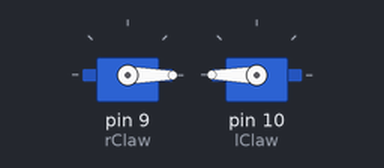
This sketch was run on a simulated Arduino Uno, built with avr-gcc and run on an emulated ATmega328P. Parts: 2 × servo.

Above: at 0.05 s.
At 4.65 s:
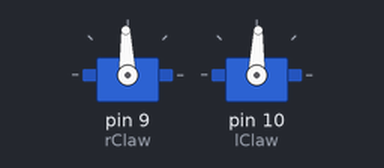
At 9.25 s:
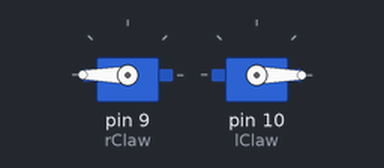
At 18.55 s:
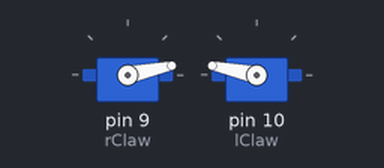
Timing chart, 0 to 24.9 s (numbered marks = the images above):
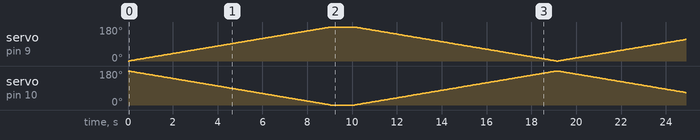

The sketch:

servostuff.ino
```cpp
#include <Servo.h>

Servo rClaw;
Servo lClaw;

void setup() {
  // put your setup code here, to run once:
  rClaw.attach(9);
  lClaw.attach(10);

}

void loop() {
  // put your main code here, to run repeatedly:
  for (int i = 0; i <= 180; i++) {
    rClaw.write(i);
    lClaw.write(180 - i);
    delay(50);
  }

  delay(1000);

  for (int i = 180; i >= 0; i--) {
    rClaw.write(i);
    lClaw.write(180 - i);
    delay(50);
  }
}
```
